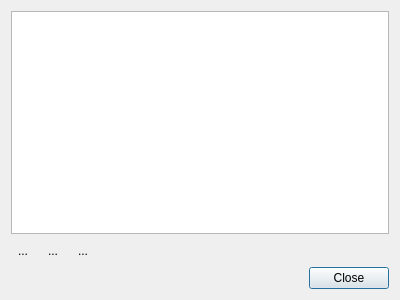
<?xml version="1.0" encoding="UTF-8"?>
<ui version="4.0">
 <class>ConnectionsDialog</class>
 <widget class="QDialog" name="ConnectionsDialog">
  <property name="geometry">
   <rect>
    <x>0</x>
    <y>0</y>
    <width>400</width>
    <height>300</height>
   </rect>
  </property>
  <property name="windowTitle">
   <string>Connections</string>
  </property>
  <layout class="QGridLayout" name="gridLayout">
   <item row="1" column="0">
    <layout class="QHBoxLayout" name="horizontalLayout">
     <item>
      <widget class="QToolButton" name="moveUp">
       <property name="text">
        <string>...</string>
       </property>
       <property name="icon">
        <iconset resource="editor.qrc">
         <normaloff>:/images/16x16/go-up.png</normaloff>:/images/16x16/go-up.png</iconset>
       </property>
       <property name="autoRaise">
        <bool>true</bool>
       </property>
      </widget>
     </item>
     <item>
      <widget class="QToolButton" name="moveDown">
       <property name="text">
        <string>...</string>
       </property>
       <property name="icon">
        <iconset resource="editor.qrc">
         <normaloff>:/images/16x16/go-down.png</normaloff>:/images/16x16/go-down.png</iconset>
       </property>
       <property name="autoRaise">
        <bool>true</bool>
       </property>
      </widget>
     </item>
     <item>
      <widget class="QToolButton" name="remove">
       <property name="text">
        <string>...</string>
       </property>
       <property name="icon">
        <iconset resource="editor.qrc">
         <normaloff>:/images/16x16/edit-delete.png</normaloff>:/images/16x16/edit-delete.png</iconset>
       </property>
       <property name="autoRaise">
        <bool>true</bool>
       </property>
      </widget>
     </item>
     <item>
      <spacer name="horizontalSpacer">
       <property name="orientation">
        <enum>Qt::Horizontal</enum>
       </property>
       <property name="sizeHint" stdset="0">
        <size>
         <width>40</width>
         <height>20</height>
        </size>
       </property>
      </spacer>
     </item>
    </layout>
   </item>
   <item row="0" column="0">
    <widget class="NodeConnectionsList" name="connectionsTable"/>
   </item>
   <item row="2" column="0">
    <layout class="QHBoxLayout" name="buttonsLayout">
     <item>
      <widget class="QDialogButtonBox" name="buttonBox">
       <property name="orientation">
        <enum>Qt::Horizontal</enum>
       </property>
       <property name="standardButtons">
        <set>QDialogButtonBox::Close</set>
       </property>
      </widget>
     </item>
    </layout>
   </item>
  </layout>
 </widget>
 <customwidgets>
  <customwidget>
   <class>NodeConnectionsList</class>
   <extends>QTreeView</extends>
   <header>nodeconnectionslist.h</header>
  </customwidget>
 </customwidgets>
 <resources>
  <include location="editor.qrc"/>
 </resources>
 <connections>
  <connection>
   <sender>buttonBox</sender>
   <signal>accepted()</signal>
   <receiver>ConnectionsDialog</receiver>
   <slot>accept()</slot>
   <hints>
    <hint type="sourcelabel">
     <x>248</x>
     <y>254</y>
    </hint>
    <hint type="destinationlabel">
     <x>157</x>
     <y>274</y>
    </hint>
   </hints>
  </connection>
  <connection>
   <sender>buttonBox</sender>
   <signal>rejected()</signal>
   <receiver>ConnectionsDialog</receiver>
   <slot>reject()</slot>
   <hints>
    <hint type="sourcelabel">
     <x>316</x>
     <y>260</y>
    </hint>
    <hint type="destinationlabel">
     <x>286</x>
     <y>274</y>
    </hint>
   </hints>
  </connection>
 </connections>
</ui>
